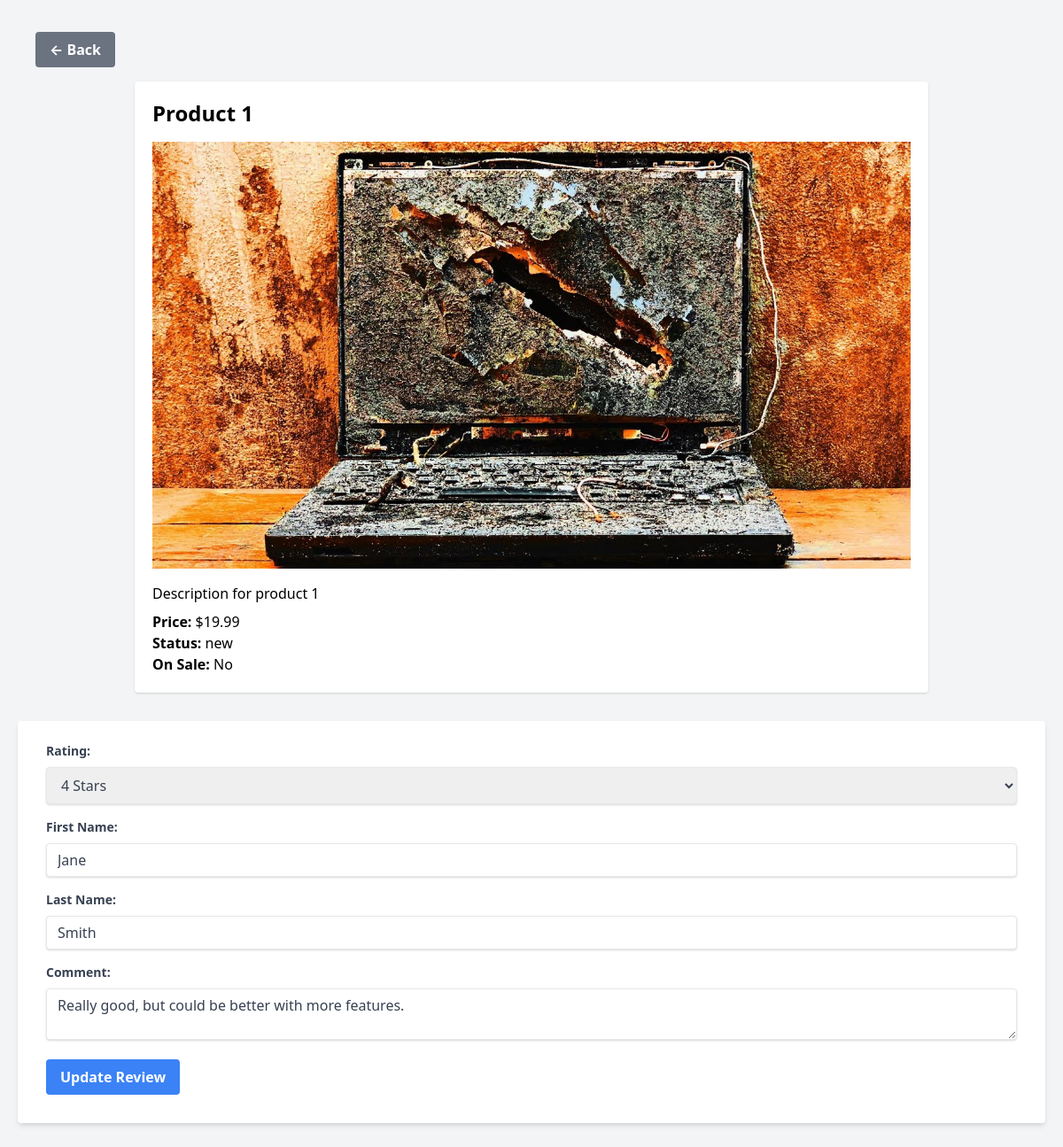
Screenshot of /src/public/edit_review.php?review_id=2&product_id=1 with the database file from the repository.
### tables this page shows
CREATE TABLE IF NOT EXISTS products (
  id INT AUTO_INCREMENT PRIMARY KEY,
  title VARCHAR(255) NOT NULL,
  description TEXT,
  price DECIMAL(10, 2) NOT NULL,
  photo VARCHAR(255),
  status VARCHAR(50),
  on_sale BOOLEAN DEFAULT FALSE
);

CREATE TABLE reviews (
    id INT AUTO_INCREMENT PRIMARY KEY,
    product_id INT,
    rating TINYINT NOT NULL,
    first_name VARCHAR(255) NOT NULL,
    last_name VARCHAR(255) NOT NULL,
    comment TEXT,
    date TIMESTAMP DEFAULT CURRENT_TIMESTAMP,
    FOREIGN KEY (product_id) REFERENCES products(id)
);

### src/public/edit_review.php (called while the page is built, shortened)
<?php
require dirname(__DIR__) . DIRECTORY_SEPARATOR . 'app' . DIRECTORY_SEPARATOR . 'App.php';
$reviewID = (int)$_GET['review_id'];
$review = getReviewDetails($reviewID);
require VIEWS_PATH . 'edit_review.php';

### src/app/App.php (called while the page is built, shortened)
<?php
function getConnectionPDO(): PDO {
    $dsn = "mysql:host=" . DB_HOST . ";dbname=" . DB_NAME;
    $options = [PDO::ATTR_DEFAULT_FETCH_MODE => PDO::FETCH_ASSOC];
    return new PDO($dsn, DB_USER, DB_PASS, $options);
}
function getProductDetailsPDO($productID): ?array {
    $pdo = getConnectionPDO();
    $stmt = $pdo->prepare("SELECT * FROM products WHERE id = :id");
    $stmt->bindValue(':id', $productID, PDO::PARAM_INT);
    $stmt->execute();
    $product = $stmt->fetch(PDO::FETCH_ASSOC);
    return $product ?: null;
}
function getReviewDetails(int $reviewID): ?array {
    $pdo = getConnectionPDO();
    $stmt = $pdo->prepare("SELECT * FROM reviews WHERE id = :id");
    $stmt->execute(['id' => $reviewID]);
    $review = $stmt->fetch(PDO::FETCH_ASSOC);
    return $review ?: null;
}

### src/views/edit_review.php (the view, shortened to what this page needs)
<?php
$productID = (int)$_GET['product_id'];
$reviewID = (int)$_GET['review_id'];
$product = getProductDetailsPDO($productID);
$review = getReviewDetails($reviewID);
?>
<!doctype html>
<html lang="en">
<head>
    <link rel="stylesheet" href="/assets/dist/main.css" />
    <link href="https://cdn.jsdelivr.net/npm/tailwindcss@2.2.19/dist/tailwind.min.css" rel="stylesheet">
</head>
<body class="bg-gray-100 p-5">
    <div class="my-4 mx-5">
    <a href="product.php?id=<?= htmlspecialchars($productID); ?>" class="inline-block bg-gray-500 hover:bg-gray-700 text-white font-bold py-2 px-4 rounded transition ease-in-out duration-150">
            ← Back
        </a>
    </div>
    <div class="max-w-4xl mx-auto bg-white p-5 rounded shadow">
        <h1 class="text-2xl font-bold"><?= htmlspecialchars($product['title']); ?></h1>
        <img src="<?= htmlspecialchars($product['photo']); ?>" alt="<?= htmlspecialchars($product['title']); ?>" class="w-full h-auto mt-4 mb-4">
        <p><?= nl2br(htmlspecialchars($product['description'])); ?></p>
        <p class="mt-2"><strong>Price:</strong> $<?= htmlspecialchars($product['price']); ?></p>
        <p><strong>Status:</strong> <?= htmlspecialchars($product['status']); ?></p>
        <p><strong>On Sale:</strong> <?= $product['on_sale'] ? 'Yes' : 'No'; ?></p>
    </div>
    <div class="mt-8">
        <form action="edit_review.php?product_id=<?= $productID; ?>&review_id=<?= $reviewID; ?>" method="post" class="bg-white shadow-md rounded px-8 pt-6 pb-8 mb-4">
            <div class="mb-4">
                <label for="rating" class="block text-gray-700 text-sm font-bold mb-2">Rating:</label>
                <select name="rating" id="rating" required class="shadow border rounded w-full py-2 px-3 text-gray-700 leading-tight focus:outline-none focus:shadow-outline">
                    <?php for ($i = 1; $i <= 5; $i++): ?>
                    <option value="<?= $i; ?>" <?= $i == $review['rating'] ? 'selected' : ''; ?>><?= $i; ?> Star<?= $i > 1 ? 's' : ''; ?></option>
                    <?php endfor; ?>
                </select>
            </div>
            <div class="mb-4">
                <label for="first_name" class="block text-gray-700 text-sm font-bold mb-2">First Name:</label>
                <input type="text" id="first_name" name="first_name" value="<?= htmlspecialchars($review['first_name']); ?>" required class="shadow appearance-none border rounded w-full py-2 px-3 text-gray-700 leading-tight focus:outline-none focus:shadow-outline">
            </div>
            <div class="mb-4">
                <label for="last_name" class="block text-gray-700 text-sm font-bold mb-2">Last Name:</label>
                <input type="text" id="last_name" name="last_name" value="<?= htmlspecialchars($review['last_name']); ?>" required class="shadow appearance-none border rounded w-full py-2 px-3 text-gray-700 leading-tight focus:outline-none focus:shadow-outline">
            </div>
            <div class="mb-4">
                <label for="comment" class="block text-gray-700 text-sm font-bold mb-2">Comment:</label>
                <textarea id="comment" name="comment" required class="shadow appearance-none border rounded w-full py-2 px-3 text-gray-700 leading-tight focus:outline-none focus:shadow-outline"><?= htmlspecialchars($review['comment']); ?></textarea>
            </div>
            <button type="submit" class="bg-blue-500 hover:bg-blue-700 text-white font-bold py-2 px-4 rounded focus:outline-none focus:shadow-outline">Update Review</button>
        </form>
    </div>
</body>
</html>

### rows the page displays
products: title "Product 1", photo (picture), description "Description for product 1", price "19.99", status "new"
reviews: rating "4 Stars", first_name "Jane", last_name "Smith", comment "Really good, but could be better with more features."
